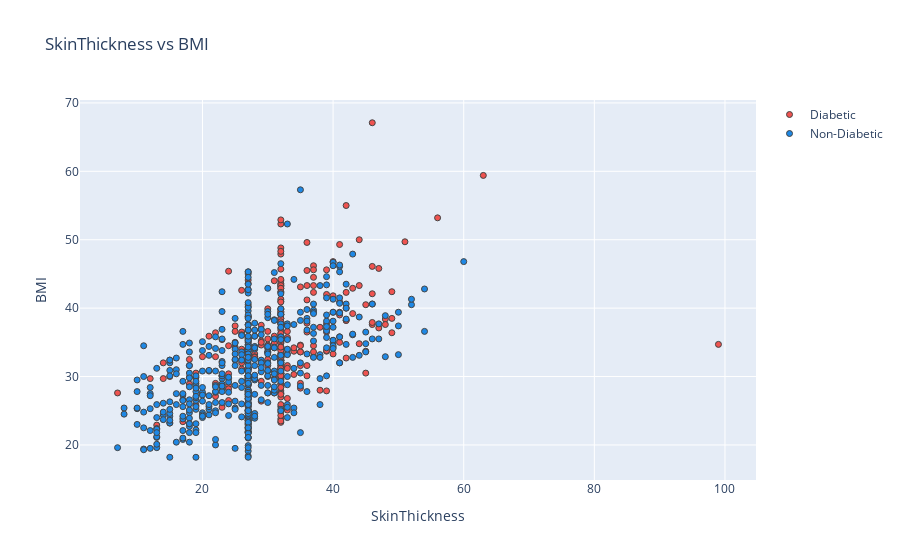

Write notebook code for a chart like this one.
### Code cell
plot_fvf('SkinThickness','BMI')

### Figure 1 — Plotly figure (JSON) as saved in the notebook; plotly's stock layout.template omitted (floating-point values rounded to 4 significant figures; data arrays with more than 128 entries replaced by an {"elided": "..."} marker saying what was removed)
{"data": [{"marker": {"color": "#EF5350", "line": {"width": 1}}, "mode": "markers", "name": "Diabetic", "type": "scatter", "x": {"elided": "268 int values"}, "y": {"elided": "268 float values"}}, {"marker": {"color": "#1E88E5", "line": {"width": 1}}, "mode": "markers", "name": "Non-Diabetic", "type": "scatter", "x": {"elided": "500 int values"}, "y": {"elided": "500 float values"}}], "layout": {"title": {"text": "SkinThickness vs BMI"}, "xaxis": {"title": {"text": "SkinThickness"}, "zeroline": false}, "yaxis": {"title": {"text": "BMI"}, "zeroline": false}}}
